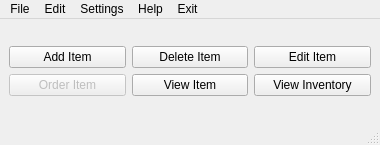
<?xml version="1.0" encoding="UTF-8"?>
<ui version="4.0">
 <class>MainWindow</class>
 <widget class="QMainWindow" name="MainWindow">
  <property name="geometry">
   <rect>
    <x>0</x>
    <y>0</y>
    <width>380</width>
    <height>145</height>
   </rect>
  </property>
  <property name="minimumSize">
   <size>
    <width>380</width>
    <height>145</height>
   </size>
  </property>
  <property name="maximumSize">
   <size>
    <width>380</width>
    <height>145</height>
   </size>
  </property>
  <property name="windowTitle">
   <string>Inventory</string>
  </property>
  <widget class="QWidget" name="centralwidget">
   <layout class="QGridLayout" name="gridLayout_2">
    <item row="0" column="0">
     <layout class="QGridLayout" name="gridLayout">
      <item row="1" column="2">
       <widget class="QPushButton" name="viewInventory">
        <property name="text">
         <string>View Inventory</string>
        </property>
       </widget>
      </item>
      <item row="0" column="2">
       <widget class="QPushButton" name="editItem">
        <property name="text">
         <string>Edit Item</string>
        </property>
       </widget>
      </item>
      <item row="0" column="0">
       <widget class="QPushButton" name="addItem">
        <property name="text">
         <string>Add Item</string>
        </property>
       </widget>
      </item>
      <item row="1" column="1">
       <widget class="QPushButton" name="viewItem">
        <property name="text">
         <string>View Item</string>
        </property>
       </widget>
      </item>
      <item row="1" column="0">
       <widget class="QPushButton" name="orderItem">
        <property name="enabled">
         <bool>false</bool>
        </property>
        <property name="text">
         <string>Order Item</string>
        </property>
       </widget>
      </item>
      <item row="0" column="1">
       <widget class="QPushButton" name="deleteItem">
        <property name="text">
         <string>Delete Item</string>
        </property>
       </widget>
      </item>
     </layout>
    </item>
   </layout>
  </widget>
  <widget class="QMenuBar" name="menubar">
   <property name="geometry">
    <rect>
     <x>0</x>
     <y>0</y>
     <width>380</width>
     <height>24</height>
    </rect>
   </property>
   <widget class="QMenu" name="menuFile">
    <property name="title">
     <string>File</string>
    </property>
    <addaction name="actionSave_to_file"/>
    <addaction name="actionPrint"/>
   </widget>
   <widget class="QMenu" name="menuEdit">
    <property name="title">
     <string>Edit</string>
    </property>
    <addaction name="actionCopy"/>
    <addaction name="actionPaste"/>
   </widget>
   <widget class="QMenu" name="menuSettings">
    <property name="title">
     <string>Settings</string>
    </property>
    <addaction name="actionConfigurations"/>
   </widget>
   <widget class="QMenu" name="menuHelp">
    <property name="title">
     <string>Help</string>
    </property>
   </widget>
   <widget class="QMenu" name="menuExit">
    <property name="title">
     <string>Exit</string>
    </property>
   </widget>
   <addaction name="menuFile"/>
   <addaction name="menuEdit"/>
   <addaction name="menuSettings"/>
   <addaction name="menuHelp"/>
   <addaction name="menuExit"/>
  </widget>
  <widget class="QStatusBar" name="statusBar"/>
  <action name="actionConfigurations">
   <property name="text">
    <string>Configurations</string>
   </property>
  </action>
  <action name="actionCopy">
   <property name="text">
    <string>Copy</string>
   </property>
   <property name="shortcut">
    <string>Ctrl+C</string>
   </property>
  </action>
  <action name="actionPaste">
   <property name="text">
    <string>Paste</string>
   </property>
   <property name="shortcut">
    <string>Ctrl+V</string>
   </property>
  </action>
  <action name="actionSave_to_file">
   <property name="text">
    <string>Save to file</string>
   </property>
  </action>
  <action name="actionPrint">
   <property name="text">
    <string>Print</string>
   </property>
   <property name="shortcut">
    <string>Ctrl+P</string>
   </property>
  </action>
 </widget>
 <tabstops>
  <tabstop>addItem</tabstop>
  <tabstop>deleteItem</tabstop>
  <tabstop>editItem</tabstop>
  <tabstop>orderItem</tabstop>
  <tabstop>viewItem</tabstop>
  <tabstop>viewInventory</tabstop>
 </tabstops>
 <resources/>
 <connections>
  <connection>
   <sender>addItem</sender>
   <signal>clicked()</signal>
   <receiver>addItem</receiver>
   <slot>click()</slot>
   <hints>
    <hint type="sourcelabel">
     <x>73</x>
     <y>56</y>
    </hint>
    <hint type="destinationlabel">
     <x>73</x>
     <y>56</y>
    </hint>
   </hints>
  </connection>
  <connection>
   <sender>deleteItem</sender>
   <signal>clicked()</signal>
   <receiver>deleteItem</receiver>
   <slot>click()</slot>
   <hints>
    <hint type="sourcelabel">
     <x>150</x>
     <y>60</y>
    </hint>
    <hint type="destinationlabel">
     <x>150</x>
     <y>60</y>
    </hint>
   </hints>
  </connection>
  <connection>
   <sender>editItem</sender>
   <signal>clicked()</signal>
   <receiver>editItem</receiver>
   <slot>click()</slot>
   <hints>
    <hint type="sourcelabel">
     <x>277</x>
     <y>57</y>
    </hint>
    <hint type="destinationlabel">
     <x>277</x>
     <y>57</y>
    </hint>
   </hints>
  </connection>
  <connection>
   <sender>orderItem</sender>
   <signal>clicked()</signal>
   <receiver>orderItem</receiver>
   <slot>click()</slot>
   <hints>
    <hint type="sourcelabel">
     <x>70</x>
     <y>91</y>
    </hint>
    <hint type="destinationlabel">
     <x>70</x>
     <y>91</y>
    </hint>
   </hints>
  </connection>
  <connection>
   <sender>viewItem</sender>
   <signal>clicked()</signal>
   <receiver>viewItem</receiver>
   <slot>click()</slot>
   <hints>
    <hint type="sourcelabel">
     <x>171</x>
     <y>89</y>
    </hint>
    <hint type="destinationlabel">
     <x>171</x>
     <y>89</y>
    </hint>
   </hints>
  </connection>
  <connection>
   <sender>viewInventory</sender>
   <signal>clicked()</signal>
   <receiver>viewInventory</receiver>
   <slot>click()</slot>
   <hints>
    <hint type="sourcelabel">
     <x>308</x>
     <y>91</y>
    </hint>
    <hint type="destinationlabel">
     <x>308</x>
     <y>91</y>
    </hint>
   </hints>
  </connection>
 </connections>
</ui>
